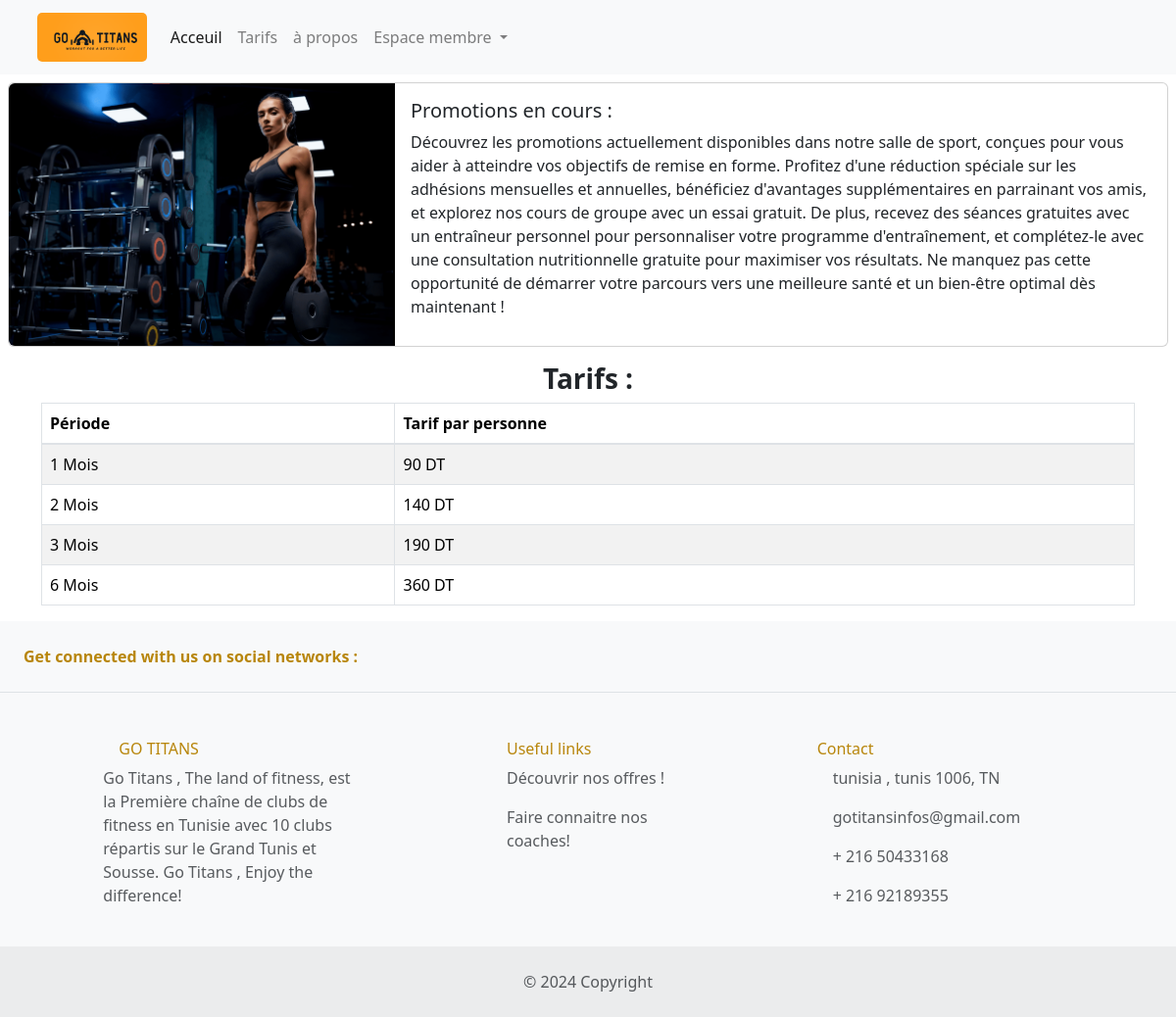
Screenshot of /web-app/View/tarifs.php with the database file from the repository.
### tables this page shows
CREATE TABLE `tarifs` (
  `Id` int(40) NOT NULL,
  `period` varchar(40) NOT NULL,
  `Tarifs par personne` varchar(40) NOT NULL,
  `admin_id` int(11) NOT NULL
);

### web-app/Model/client/tarifs_readonly.php (called while the page is built, shortened)
<?php
class tarifs_read_m implements tarifs_read_m_interface{
    public function database_connect(){
        $connection=mysqli_connect("localhost","admin","admin","pfa");
        return $connection;}
    public function lister_tarifsr_m(){
        $connection=$this->database_connect();
        $result=$connection->query("SELECT * FROM tarifs");
        return $result;}
}
?>

### web-app/Controller/client/tarifs_readonly.php (called while the page is built, shortened)
<?php
include "../Model/client/tarifs_readonly.php";
class tarifs_read_c implements tarif_read_c_interface{
    protected $instance;
    public function __construct() {
        $this->instance = new tarifs_read_m();}
public function lister_tarifsr_c(){
$result=$this->instance->lister_tarifsr_m();
return $result;}
}
?>

### web-app/View/tarifs.php (the view, shortened to what this page needs)
<!DOCTYPE html>
<html>
<head>
    <link rel="stylesheet" href="css\css.css">
    <link rel="stylesheet" href="https://cdn.jsdelivr.net/npm/bootstrap@4.0.0/dist/css/bootstrap.min.css">
    <link href="https://cdn.jsdelivr.net/npm/bootstrap@5.3.3/dist/css/bootstrap.min.css" rel="stylesheet"></head>
</head>
<body class="bgcolor">
    <header>
      <nav class="navbar navbar-expand-lg navbar-light bg-light">
        <a class="navbar-brand" href="#"><img src="img\logo.png" class="logo" height="50px" widrh="50px">
        </a>
        <div class="collapse navbar-collapse" id="navbarSupportedContent">
          <ul class="navbar-nav mr-auto">
            <li class="nav-item active">
              <a class="nav-link" href="acceuil.php">Acceuil</a>
            </li>
            <li class="nav-item">
              <a class="nav-link" href="#">Tarifs</a>
            </li>
            <li class="nav-item">
              <a class="nav-link" href="apropos.php">à propos</a>
            </li>
            <li class="nav-item dropdown">
              <a class="nav-link dropdown-toggle" href="#" id="navbarDropdown" role="button" data-toggle="dropdown" aria-haspopup="true" aria-expanded="false">
                Espace membre
              </a>
            </li>
          </ul>
        </div>
      </nav>
    </header>
    <section>
      <article>
        <div class="card mb-3 mt-2 mr-2 ml-2">
          <div class="row g-0">
            <div class="col-md-4">
              <img src="img\5.png" class="img-fluid rounded-start" alt="...">
            </div>
            <div class="col-md-8">
              <div class="card-body">
                <h5 class="card-title">Promotions en cours : </h5>
                <p class="card-text">Découvrez les promotions actuellement disponibles dans notre salle de sport,
                   conçues pour vous aider à atteindre vos objectifs de remise en forme. Profitez d'une réduction spéciale
                   sur les adhésions mensuelles et annuelles, bénéficiez d'avantages supplémentaires en parrainant vos
                    amis, et explorez nos cours de groupe avec un essai gratuit. De plus, recevez des séances gratuites
                     avec un entraîneur personnel pour personnaliser votre programme d'entraînement, et complétez-le avec une
                      consultation nutritionnelle gratuite pour maximiser vos résultats. Ne manquez pas cette opportunité de
                       démarrer votre parcours vers une meilleure santé et un bien-être optimal dès maintenant !</p>
              </div>
            </div>
          </div>
        </div>
         <h3 class="title"><strong>Tarifs : </strong></h3>
         <div class="container">
<table class="table table-hover table-bordered table-striped">
<thead><tr>
<th>Période</th>
<th>Tarif par personne</th>
</tr></thead>
<tbody>
<?php
include "../Controller/client/tarifs_readonly.php";
$instance = new tarifs_read_c();
$result = $instance->lister_tarifsr_c();
while($row = mysqli_fetch_assoc($result)) {
echo "<tr>";
echo "<td>" . $row['period'] . "</td>";
echo "<td>" . $row['Tarifs par personne'] . "</td>";
echo "</tr>";
}
?>
</tbody>
</table>
</div>
</article>
</section>
<footer class="text-center text-lg-start bg-body-tertiary text-muted">
  <section class="d-flex justify-content-center justify-content-lg-between p-4 border-bottom">
    <div class="me-5 d-none d-lg-block">
      <span class="yell"><strong>Get connected with us on social networks :</strong></span>
    </div>
  </section>
  <section class="">
    <div class="container text-center text-md-start mt-5">
      <div class="row mt-3">
        <div class="col-md-3 col-lg-4 col-xl-3 mx-auto mb-4">
          <h6 class="yell" class="text-uppercase fw-bold mb-4">
            <i class="fas fa-gem me-3"></i>GO TITANS
          </h6>
          <p>
            Go Titans , The land of fitness, est la Première chaîne de clubs de fitness en Tunisie avec 10 clubs répartis sur le Grand Tunis et Sousse.
Go Titans , Enjoy the difference!
          </p>
        </div>
        <div class="col-md-3 col-lg-2 col-xl-2 mx-auto mb-4">
          <h6 class="yell" class="text-uppercase fw-bold mb-4">
            Useful links
          </h6>
          <?php
              if(isset($_SESSION['userlogedin']) &&$_SESSION['userlogedin']=="admin"){
                echo ' <p>
               <a class="text-reset" href="admin/tarifs.php">Découvrir nos offres !</a>
             </p>';}else{
              echo ' <p>
              <a class="text-reset" href="tarifs.php">Découvrir nos offres !</a>
            </p>';
             }
              ?>
          <p>
            <a href="apropos.php" class="text-reset">Faire connaitre nos coaches!</a>
          </p>
        </div>
        <div class="col-md-4 col-lg-3 col-xl-3 mx-auto mb-md-0 mb-4">
          <h6 class="yell" class="text-uppercase fw-bold mb-4">Contact</h6>
          <p><i class="fas fa-home me-3"></i> tunisia , tunis 1006, TN</p>
          <p>
            gotitansinfos@gmail.com
          </p>
          <p><i class="fas fa-phone me-3"></i> + 216 50433168</p>
          <p><i class="fas fa-print me-3"></i> + 216 92189355</p>
        </div>
      </div>
    </div>
  </section>
  <div class="text-center p-4" style="background-color: rgba(0, 0, 0, 0.05);">
    © 2024 Copyright
  </div>
</footer>
</body>
</html>

### web-app/View/css/css.css (style rules this page uses)
.logo { border-radius: 5px; margin-left: 1cm; }
.yell { color:darkgoldenrod }
.text-reset { text-decoration: none; }
.title { text-align: center; }

### rows the page displays
tarifs: period "1 Mois", Tarifs par personne "90 DT"
tarifs: period "2 Mois", Tarifs par personne "140 DT"
tarifs: period "3 Mois", Tarifs par personne "190 DT"
tarifs: period "6 Mois", Tarifs par personne "360 DT"
